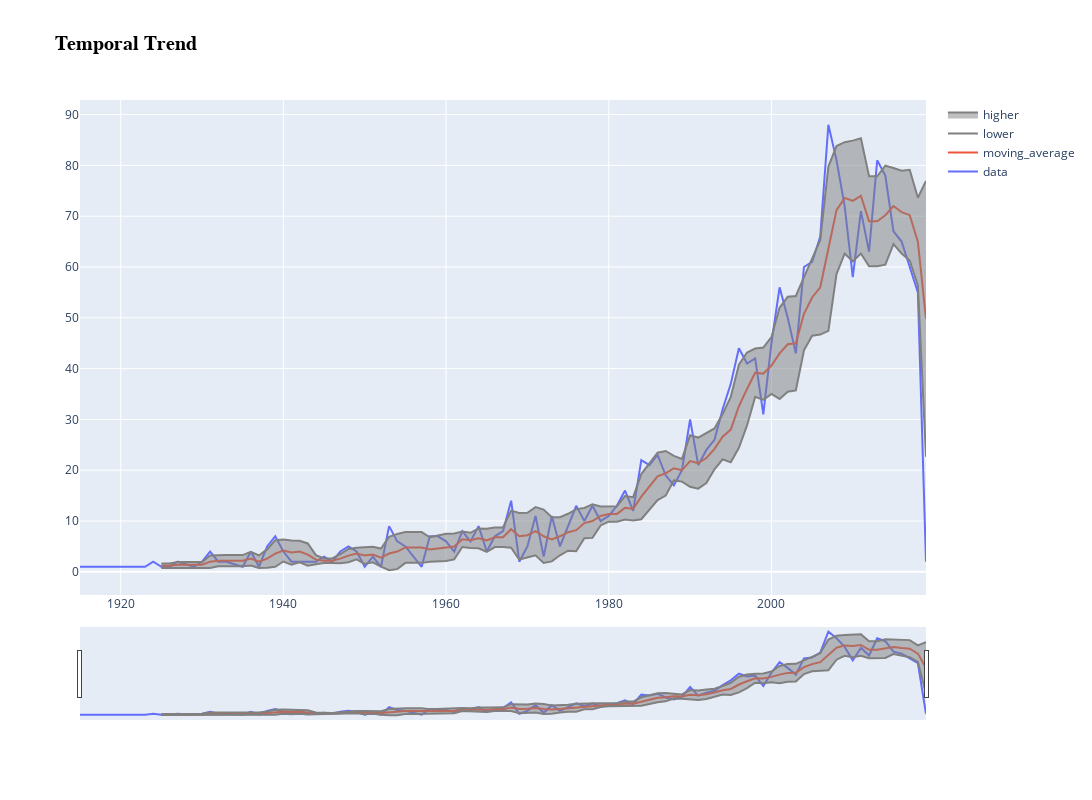

Here is the notebook cell this chart was saved with:
### Markdown cell above
If the time is year, then smoothing_scale = 2, refers to 2 years.

### Code cell
fig = trends.classic_trend(smoothing_scale=5, # 2 years
                    context_scale=5, # 5 years
                    height=800,
                    width=1200,
                    stv_scale=1) # the stv over the context_scale

fig.show()
